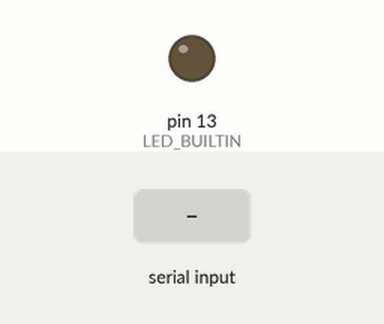
Recording of a sketch running on a simulated Arduino Uno, built with avr-gcc and run on an emulated ATmega328P. Shown: output pins drawn as LEDs (lit = HIGH). The test bench sets the inputs (shaded band). What the sketch prints to the serial monitor is not drawn.

Above: at 1.2 s.
1.3 s: "1\n" received over the second serial link
Timing chart, 0 to 4.3 s (numbered marks = the images above; inputs shaded):
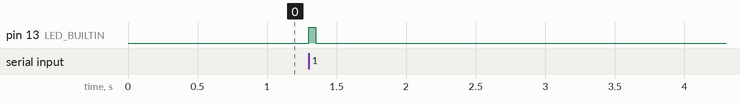

The sketch:

SlaveZigbeeUno.ino
```cpp
#include <SoftwareSerial.h>
#include <ArduinoJson.h>

String deviceId = "1A";
SoftwareSerial mySer(2, 3); // RX TX
StaticJsonDocument<200> docParser;

void setup() {
  pinMode(LED_BUILTIN, OUTPUT);
  mySer.begin(9600);
  Serial.begin(9600);
}

void loop() {
  if (mySer.available()) {
    digitalWrite(LED_BUILTIN, 1);
    delay(50);
    digitalWrite(LED_BUILTIN, 0);
    String strRecv = mySer.readStringUntil('\n');
    Serial.println(strRecv);
    DeserializationError error = deserializeJson(docParser, strRecv);
    if (error) {
      Serial.print(F("deserializeJson() failed: "));
      Serial.println(error.c_str());
      return;
    }

    if (docParser["deviceId"] == deviceId) {
      const char* temp = docParser["temp"];
      const char* humid = docParser["humid"];

      Serial.print("Temp: ");
      Serial.println(temp);
      Serial.print("Humid: ");
      Serial.println(humid);
    }
  }
}
```

Measured:
- after the input at 1.3 s, pin 13 (LED_BUILTIN): LOW → HIGH at once, → LOW 0.05 s later
